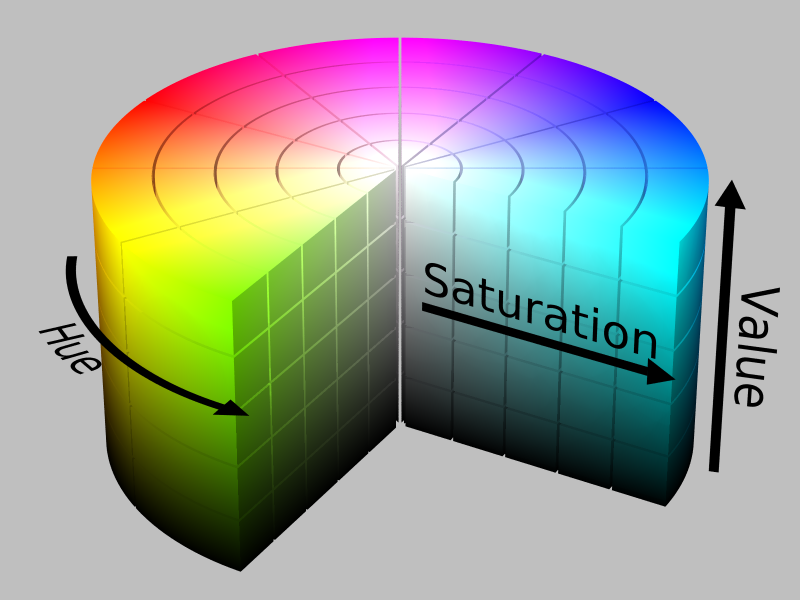
#> input picture hsv.png, 1600 x 1200 px, given in place of the camera (shown at 1/2 size)
$ python hist_live_rgb.py
#> lines starting #> are read from the running program, lines starting #| are printed output that depends on the picture
import cv2
from matplotlib import pyplot as plt
import numpy as np

color='rgb'
bins=256
cap = cv2.VideoCapture(0)

# Initialize plot.
fig, ax = plt.subplots()
if color == 'rgb':
    ax.set_title('Histogram (RGB)')
else:
    ax.set_title('Histogram (grayscale)')
ax.set_xlabel('Bin')
ax.set_ylabel('Frequency')

 # Initialize plot line object(s). Turn on interactive plotting and show plot.
lw = 0.8
alpha = 0.7
if color == 'rgb':
    lineR, = ax.plot(np.arange(bins), np.zeros((bins,)), c='b', lw=lw, alpha=alpha)
    lineG, = ax.plot(np.arange(bins), np.zeros((bins,)), c='g', lw=lw, alpha=alpha)
    lineB, = ax.plot(np.arange(bins), np.zeros((bins,)), c='r', lw=lw, alpha=alpha)
else:
    lineGray, = ax.plot(np.arange(bins), np.zeros((bins,1)), c='k', lw=lw)
ax.set_xlim([0, bins-1])
ax.set_ylim([0, 8000])
plt.ion()
plt.show()
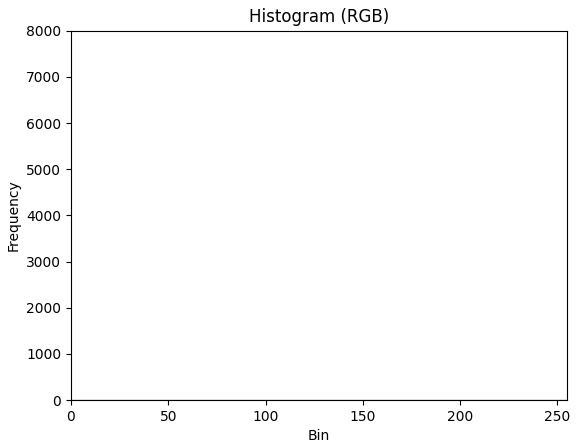
#> figure drawn by matplotlib, 1 panel

 # Grab, process, and display video frames. Update plot line object(s).
while True:
    (grabbed, frame) = cap.read()
#> frame is the input picture: shape (1200, 1600, 3); mean B, G, R 149.2, 159.2, 151.7
    if not grabbed:
        break

    # Normalize histograms based on number of pixels per frame.
    numPixels = np.prod(frame.shape[:2])
#> numPixels = 1920000
    if color == 'rgb':
        cv2.imshow('RGB', frame)
        '''
        plt.figure()
        for i,col in enumerate(color):
            histr = cv2.calcHist([frame],[i],None,[256],[0,256])
            plt.plot(histr,color = col)
            plt.xlim([0,256])
        '''
        (b, g, r) = cv2.split(frame)
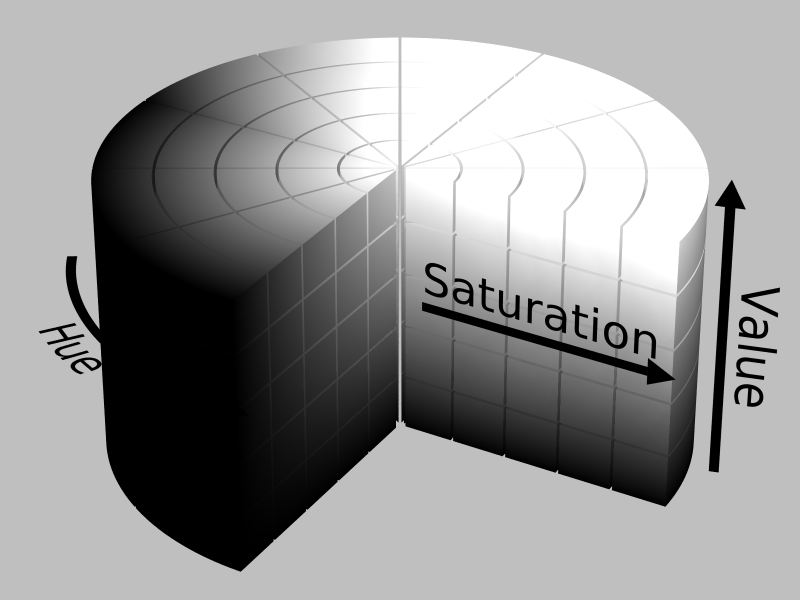
#> b: shape (1200, 1600) (shown at 1/2 size); min 0, max 255, mean 149.2
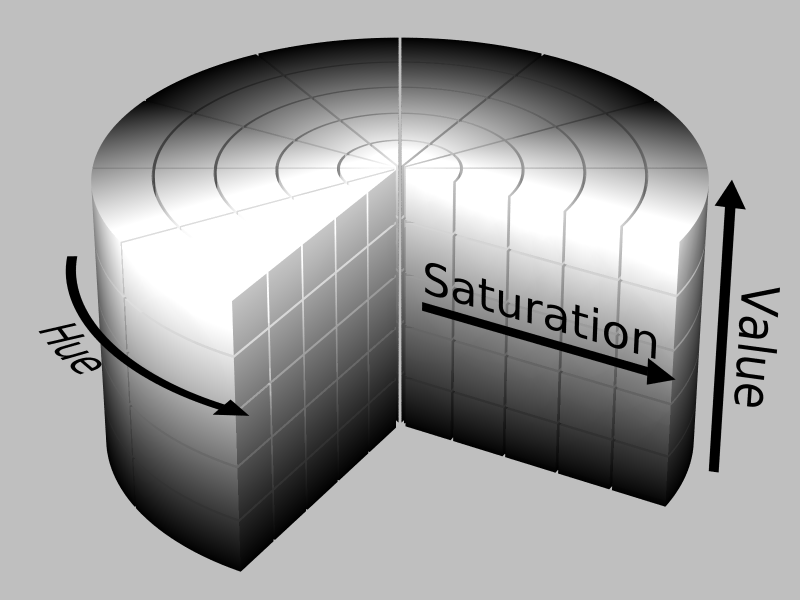
#> g: shape (1200, 1600) (shown at 1/2 size); min 0, max 255, mean 159.2
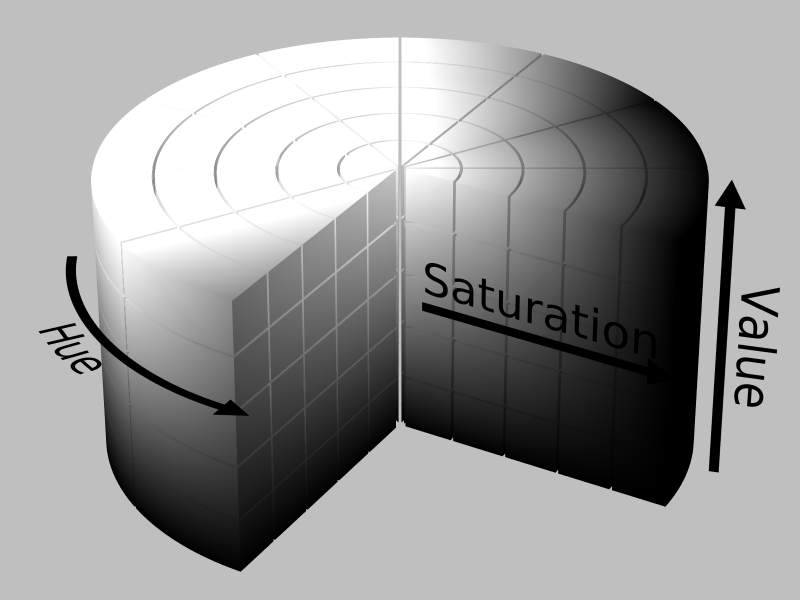
#> r: shape (1200, 1600) (shown at 1/2 size); min 0, max 255, mean 151.7
        histogramR = cv2.calcHist([r], [0], None, [bins], [0, 255])# / numPixels
#> histogramR = 256 values, max 875358 at index 191, min 0 at index 255, mean 6754.6
        histogramG = cv2.calcHist([g], [0], None, [bins], [0, 255])# / numPixels
#> histogramG = 256 values, max 877317 at index 191, min 0 at index 255, mean 7014.4
        histogramB = cv2.calcHist([b], [0], None, [bins], [0, 255])# / numPixels
#> histogramB = 256 values, max 875396 at index 191, min 0 at index 255, mean 6707.2
        lineR.set_ydata(histogramR)
        lineG.set_ydata(histogramG)
        lineB.set_ydata(histogramB)
    else:
        gray = cv2.cvtColor(frame, cv2.COLOR_BGR2GRAY)
        cv2.imshow('Grayscale', gray)
        histogram = cv2.calcHist([gray], [0], None, [bins], [0, 255]) / numPixels
        lineGray.set_ydata(histogram)
    fig.canvas.draw()

    if cv2.waitKey(1) & 0xFF == ord('q'):
#> (key q is pressed here)
        break


cap.release()
cv2.destroyAllWindows()
plt.close()
